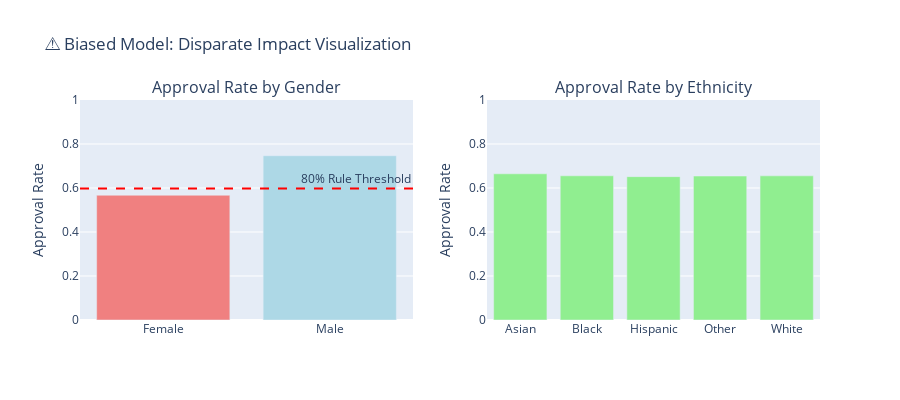

The notebook cell this image was saved under:
### Code cell
if df is not None:
    # Visualize bias
    fig = make_subplots(
        rows=1, cols=2,
        subplot_titles=('Approval Rate by Gender', 'Approval Rate by Ethnicity'),
        specs=[[{'type': 'bar'}, {'type': 'bar'}]]
    )
    
    # Gender approval rates
    fig.add_trace(
        go.Bar(x=approval_by_gender.index, y=approval_by_gender['Approval_Rate'],
               marker_color=['lightcoral', 'lightblue'], name='Gender'),
        row=1, col=1
    )
    
    # Ethnicity approval rates
    fig.add_trace(
        go.Bar(x=approval_by_ethnicity.index, y=approval_by_ethnicity['Approval_Rate'],
               marker_color='lightgreen', name='Ethnicity'),
        row=1, col=2
    )
    
    # Add 80% threshold line
    fig.add_hline(y=male_rate * 0.8, line_dash="dash", line_color="red",
                  annotation_text="80% Rule Threshold", row=1, col=1)
    
    fig.update_layout(
        title_text="⚠️ Biased Model: Disparate Impact Visualization",
        showlegend=False,
        height=400
    )
    fig.update_yaxes(title_text="Approval Rate", range=[0, 1.0])
    
    fig.show()
    
    print("\n💡 Key Finding:")
    print(f"  Female applicants approved at {female_rate*100:.1f}% vs males at {male_rate*100:.1f}%")
    print(f"  This {(1-disparate_impact)*100:.1f}% gap needs to be evaluated against fair lending standards")

### Figure 1 — Plotly figure (JSON) as saved in the notebook; plotly's stock layout.template omitted (floating-point values rounded to 4 significant figures)
{"data": [{"marker": {"color": ["lightcoral", "lightblue"]}, "name": "Gender", "type": "bar", "x": ["Female", "Male"], "xaxis": "x", "y": [0.5672, 0.7466], "yaxis": "y"}, {"marker": {"color": "lightgreen"}, "name": "Ethnicity", "type": "bar", "x": ["Asian", "Black", "Hispanic", "Other", "White"], "xaxis": "x2", "y": [0.6645, 0.6554, 0.6516, 0.6544, 0.6551], "yaxis": "y2"}], "layout": {"annotations": [{"font": {"size": 16}, "showarrow": false, "text": "Approval Rate by Gender", "x": 0.225, "xanchor": "center", "xref": "paper", "y": 1, "yanchor": "bottom", "yref": "paper"}, {"font": {"size": 16}, "showarrow": false, "text": "Approval Rate by Ethnicity", "x": 0.775, "xanchor": "center", "xref": "paper", "y": 1, "yanchor": "bottom", "yref": "paper"}, {"showarrow": false, "text": "80% Rule Threshold", "x": 1, "xanchor": "right", "xref": "x domain", "y": 0.5973, "yanchor": "bottom", "yref": "y"}], "height": 400, "shapes": [{"line": {"color": "red", "dash": "dash"}, "type": "line", "x0": 0, "x1": 1, "xref": "x domain", "y0": 0.5973, "y1": 0.5973, "yref": "y"}], "showlegend": false, "title": {"text": "⚠️ Biased Model: Disparate Impact Visualization"}, "xaxis": {"anchor": "y", "domain": [0, 0.45]}, "xaxis2": {"anchor": "y2", "domain": [0.55, 1]}, "yaxis": {"anchor": "x", "domain": [0, 1], "range": [0, 1], "title": {"text": "Approval Rate"}}, "yaxis2": {"anchor": "x2", "domain": [0, 1], "range": [0, 1], "title": {"text": "Approval Rate"}}}}
